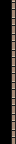

Below is a game level as drawn by its tile map, then a one-line description and the .tmx file that defines it, in full:
An orthogonal 1x9 tile map with 16x16 px tiles, 1 tile layer (Tile Layer 1).

<map version="1.9" tiledversion="1.9.1" orientation="orthogonal" renderorder="right-down" width="1" height="9" tilewidth="16" tileheight="16" infinite="0" nextlayerid="2" nextobjectid="1">
 <tileset firstgid="1" source="../0x72_DungeonTilesetII_v1.4.tsx" />
 <layer id="1" name="Tile Layer 1" width="1" height="9">
  <data encoding="csv">
257,
257,
257,
257,
257,
257,
257,
257,
257
</data>
 </layer>
</map>
